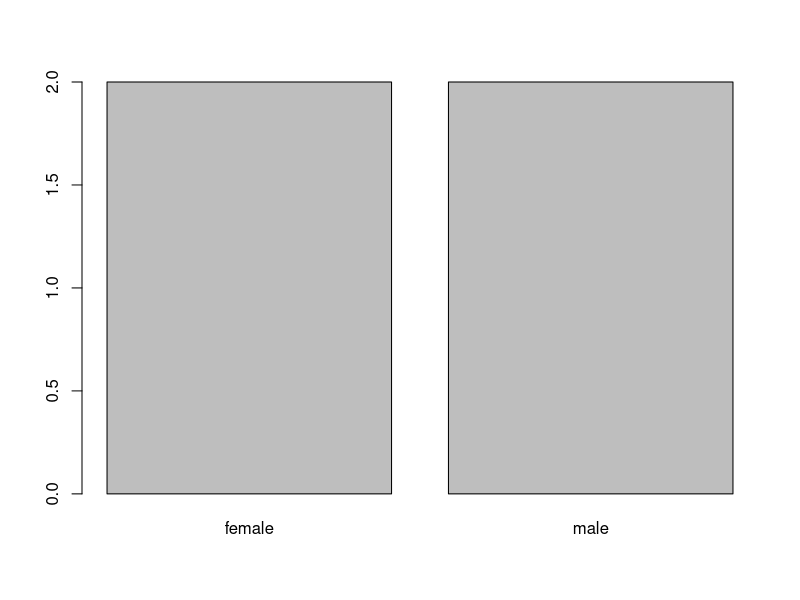

Write the R code that produced this figure.
# Logical Values can be true or false
# They can be represented by
# '==' = Equal to
# '!=' = Not equal to
# > or < = greater or less than
# >= or <= = greater than or less than and equal to

# A whole dataset can be compared to
smallstate <- state.area < 10000
smallstate # Shows all the boolean statements of the dataset

# The total number of True value can be found
sum(smallstate)

typeof(smallstate) # Would return as a logical

# When comparing two logical values
# & = and
# | = or
# ! = not

# Finding the index of a dataset
which(state.name == 'Alaska') # Returns the index and in this case is 2

x <- sort(state.area) # Sort in increasing order

which(x > 100000) 
# Adding a boolean statement in the parameter returns all index that return 
# True with the statement. In this case 43-50

# Creating a nominal level factor
gender <- factor(c('male', 'female', 'female', 'male')) 

# Checks the unique elements of a factor
levels(gender)

# Checks the number of unique elements of a factor
nlevels(gender)

# Returning a frequency table of a factor
table(gender) 

# Plotting a factor will label the variables
plot(gender) # Plots the frequency of each variable

# Created a ordinal level factor
grades <- ordered(c('A', 'B')) # The program will know that A comes before B
grades <- factor(c('A', 'B'), ordered = TRUE) # An alternative to ordered()

is.factor(grades) # An ordered vector is still a factor

# Replacing areas of a string
# sub(old, new, string) replaces parts of the string
y <- c("Hello this is Alex")
sub('is', "isn't", y) 
# Replaces is with isn't but since sub() only replaces the first match
# the 'is' in this would change to thisn't instead of this isn't

# gsub(old, new, string) replaces all matches with the new 
x <- c('HelloHelloHello')
gsub('Hello', 'Hi', x) # All the Hello in the string becomes Hi

# These changes do not change the orignal vector unless they equate

# Pre-defined constant in R
letters # lower-case letters
LETTERS # upper-case letters
month.abb # 3-letter abbreviation of a month
month.name # full name of month

# Example
letters[1:4] # Returns the first four letters of the alphabet in lower-case
LETTERS[1:3] # Returns the first three letters of the alphabet in upper-case
month.abb[1:3] # Returns the first three months in abbreviation
month.name[10:12] # Returns the last three months in full name








